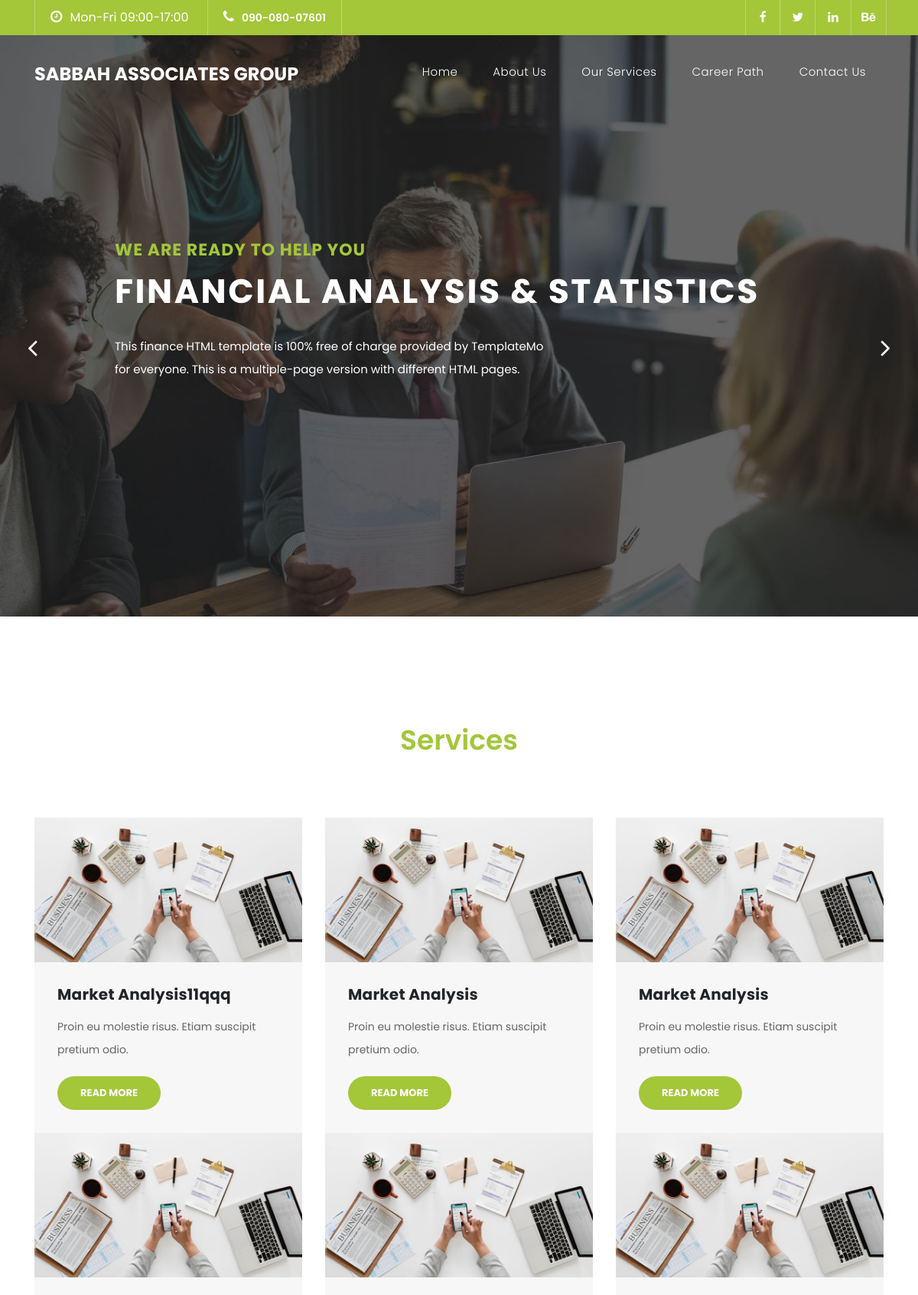
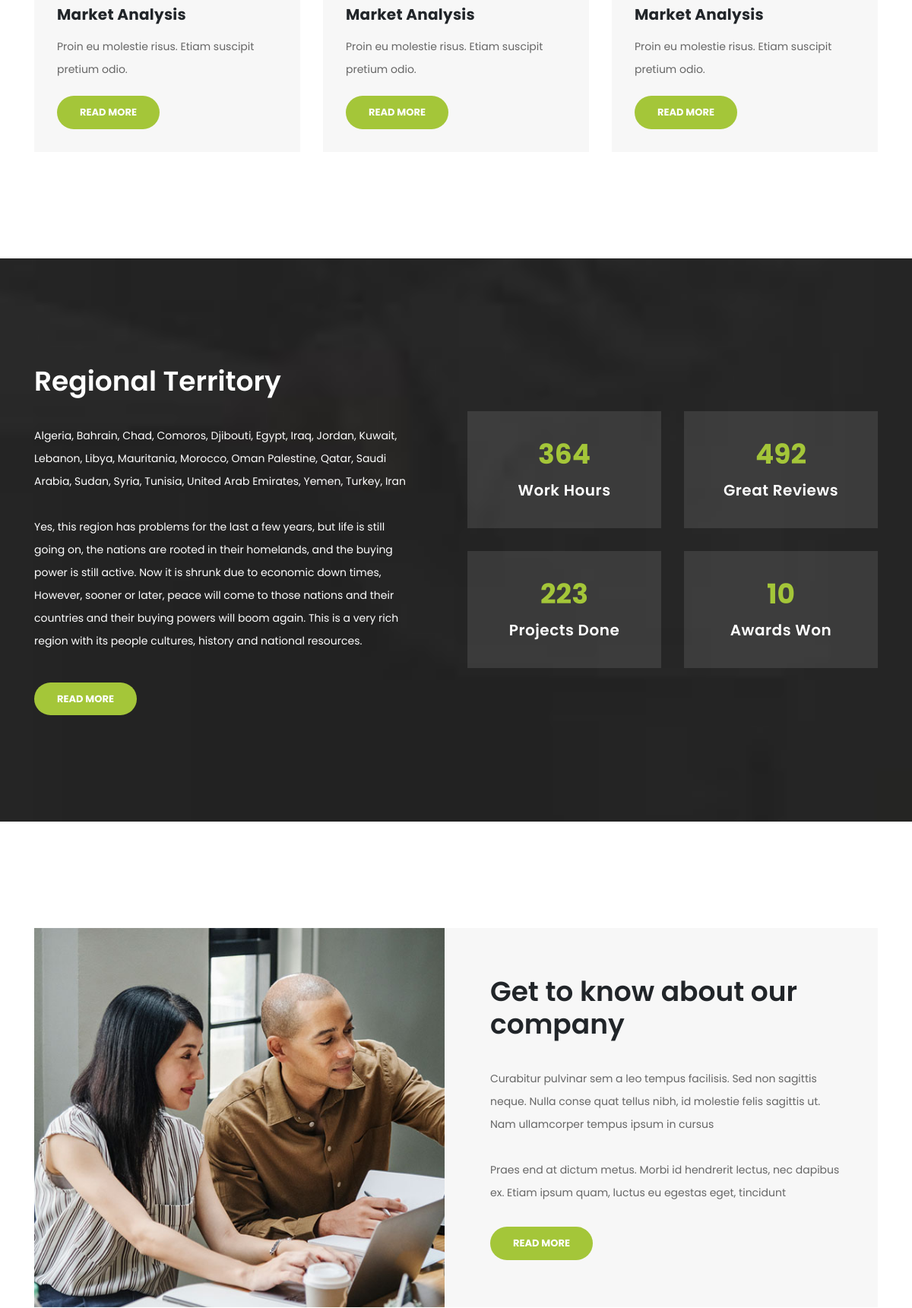
The page / (upper part) on the database its author committed (2 pictures, top to bottom).
### tables this page shows
CREATE TABLE `contactinfo` (
  `id` int(11) NOT NULL,
  `phone` varchar(255) NOT NULL,
  `email` varchar(255) NOT NULL,
  `whatsapp` varchar(255) NOT NULL,
  `workingHours` varchar(255) NOT NULL,
  `location` text NOT NULL
);

CREATE TABLE `socialmedia` (
  `id` int(11) NOT NULL,
  `link` text NOT NULL,
  `icon` varchar(255) NOT NULL
);

CREATE TABLE `slideshows` (
  `id` int(11) NOT NULL,
  `title` varchar(255) NOT NULL,
  `titleSmall` varchar(255) NOT NULL,
  `description` text NOT NULL,
  `image` text NOT NULL
);

CREATE TABLE `services` (
  `id` int(11) NOT NULL,
  `title` varchar(255) NOT NULL,
  `intro` text NOT NULL,
  `description` text NOT NULL,
  `image` text NOT NULL
);

CREATE TABLE `about` (
  `id` int(11) NOT NULL,
  `title` varchar(255) NOT NULL,
  `desctiption` text NOT NULL,
  `image` text NOT NULL
);

CREATE TABLE `counters` (
  `id` int(11) NOT NULL,
  `title` varchar(255) NOT NULL,
  `counter` int(11) NOT NULL
);

### index.php (the view, shortened to what this page needs)
<?php include "./admin/layout/connect.php";?><!DOCTYPE html>
<html lang="en">
  <head>
    <?php include "./layout/header.php";?>
  </head>
  <body>
  <?php include "./layout/navbar.php";?>
    <div class="main-banner header-text" id="top">
        <div class="Modern-Slider">
          <?php
            $sql="SELECT * FROM `slideshows`;";
            $result=mysqli_query($conn,$sql);
            while($row=mysqli_fetch_assoc($result)){
              echo '
                <div class="item item-1">
                  <div class="img-fill" style="background-image: url('.$row['image'].');">
                    <div class="text-content">
                      <h6>'.$row['titleSmall'].'</h6>
                      <h4>'.$row['title'].'</h4>
                      <p>'.nl2br($row['description']).'</p>
                    </div>
                  </div>
                </div>
              ';
            }
          ?>
        </div>
    </div>
    <div class="services">
      <div class="container">
        <div class="row">
          <div class="col-md-12">
            <div class="section-heading">
              <h2><em>Services</em></h2>
            </div>
          </div>
          <?php
            $sql="SELECT * FROM `services`;";
            $result=mysqli_query($conn,$sql);
            while($row=mysqli_fetch_assoc($result)){
              echo '
                <div class="col-md-4">
                  <div class="service-item">
                    <img src="'.$row['image'].'" alt="">
                    <div class="down-content">
                      <h4>'.$row['title'].'</h4>
                      <p>'.$row['intro'].'</p>
                      <a href="services.php" class="filled-button">Read More</a>
                    </div>
                  </div>
                </div>
              ';
            }
          ?>
        </div>
      </div>
    </div>
    <div class="fun-facts">
      <div class="container">
        <div class="row">
          <div class="col-md-6">
            <div class="left-content">
            <?php
              $sql="SELECT * FROM `about` WHERE `id`=2;";
              $result=mysqli_query($conn,$sql);
              while($row=mysqli_fetch_assoc($result)){
                echo '
                  <h2>'.$row['title'].'</h2>
                  <p>'.nl2br($row['desctiption']).'</p>
                  <a href="about.php" class="filled-button">Read More</a>
                ';
              }
            ?>
            </div>
          </div>
          <div class="col-md-6 align-self-center">
            <div class="row">
              <?php
                $sql="SELECT * FROM `counters`;";
                $result=mysqli_query($conn,$sql);
                while($row=mysqli_fetch_assoc($result)){
                  echo '
                    <div class="col-md-6">
                      <div class="count-area-content">
                        <div class="count-digit">'.$row['counter'].'</div>
                        <div class="count-title">'.$row['title'].'</div>
                      </div>
                    </div>
                  ';
                }
              ?>
            </div>
          </div>
        </div>
      </div>
    </div>
    <div class="more-info">
      <div class="container">
        <div class="row">
          <div class="col-md-12">
            <div class="more-info-content">
              <div class="row">
                <?php
                  $sql="SELECT * FROM `about` WHERE `id`=3;";
                  $result=mysqli_query($conn,$sql);
                  while($row=mysqli_fetch_assoc($result)){
                    echo '
                      <div class="col-md-6">
                        <div class="left-image">
                          <img src="'.$row['image'].'" alt="">
                        </div>
                      </div>
                      <div class="col-md-6 align-self-center">
                        <div class="right-content">
                          <h2>'.$row['title'].'</h2>
                          <p>'.nl2br($row['desctiption']).'</p>
                          <a href="about.php" class="filled-button">Read More</a>
                        </div>
                      </div>
                    ';
                  }
                ?>
              </div>
            </div>
          </div>
        </div>
      </div>
    </div>
  </body>
</html>

### layout/navbar.php (shortened to what this page needs)
<div class="sub-header">
  <div class="container">
    <div class="row">
      <div class="col-md-8 col-xs-12">
        <ul class="left-info">
        <?php
            $sql="SELECT * FROM `contactinfo` WHERE `id`=1;";
            $result=mysqli_query($conn,$sql);
            while($row=mysqli_fetch_assoc($result)){
                echo '
                    <li class="text-white"><i class="fa fa-clock-o"></i>'.$row['workingHours'].'</li>
                    <li><a href="tel:'.$row['phone'].'" target="_blank"><i class="fa fa-phone"></i>'.$row['phone'].'</a></li>
                ';
            }
        ?>
        </ul>
      </div>
      <div class="col-md-4">
        <ul class="right-icons">
            <?php
                $sql="SELECT * FROM `socialmedia`;";
                $result=mysqli_query($conn,$sql);
                while($row=mysqli_fetch_assoc($result)){
                    echo '
                        <li><a href="'.$row['link'].'" target="_blank"><i class="fa '.$row['icon'].'"></i></a></li>
                    ';
                }
            ?>
        </ul>
      </div>
    </div>
  </div>
</div>
<header class="">
  <nav class="navbar navbar-expand-lg">
    <div class="container">
      <a class="navbar-brand" href="index.php"><h2>Sabbah Associates Group</h2></a>
      <div class="collapse navbar-collapse" id="navbarResponsive">
        <ul class="navbar-nav ml-auto">
          <li class="nav-item">
            <a class="nav-link" href="index.php">Home</a>
          </li>
          <li class="nav-item">
            <a class="nav-link" href="about.php">About Us</a>
          </li>
          <li class="nav-item">
            <a class="nav-link" href="services.php">Our Services</a>
          </li>
          <li class="nav-item">
            <a class="nav-link" href="career.php">Career Path</a>
          </li>
          <li class="nav-item">
            <a class="nav-link" href="contact.php">Contact Us</a>
          </li>
        </ul>
      </div>
    </div>
  </nav>
</header>

### rows shown on the page
contactinfo: workingHours "Mon-Fri 09:00-17:00", phone "090-080-07601"
slideshows: image (picture), titleSmall "WE ARE READY TO HELP YOU", title "FINANCIAL ANALYSIS & STATISTICS", description "This finance HTML template is 100% free of charge provided by TemplateMo for everyone. This is a multiple-page version with different HTML pages."
services: image (picture), title "Market Analysis11qqq", intro "Proin eu molestie risus. Etiam suscipit pretium odio."
services: image (picture), title "Market Analysis", intro "Proin eu molestie risus. Etiam suscipit pretium odio."
services: image (picture), title "Market Analysis", intro "Proin eu molestie risus. Etiam suscipit pretium odio."
services: image (picture), title "Market Analysis", intro "Proin eu molestie risus. Etiam suscipit pretium odio."
services: image (picture), title "Market Analysis", intro "Proin eu molestie risus. Etiam suscipit pretium odio."
services: image (picture), title "Market Analysis", intro "Proin eu molestie risus. Etiam suscipit pretium odio."
about: title "Regional Territory", desctiption "Algeria, Bahrain, Chad, Comoros, Djibouti, Egypt, Iraq, Jordan, Kuwait, Lebanon, Libya, Mauritania, Morocco, Oman Palestine, Qatar, Saudi Arabia, Sudan, Syria, Tunisia, United Arab Emirates, Yemen, Turkey, Iran Yes, this region has problems for the last a few years, but life is still going on, the nations are rooted in their homelands, and the buying power is still active. Now it is shrunk due to economic down times, However, sooner or later, peace will come to those nations and their countries and their buying powers will boom again. This is a very rich region with its people cultures, history and national resources."
counters: counter "364", title "Work Hours"
counters: counter "492", title "Great Reviews"
counters: counter "223", title "Projects Done"
counters: counter "10", title "Awards Won"
about: image (picture), title "Get to know about our company", desctiption "Curabitur pulvinar sem a leo tempus facilisis. Sed non sagittis neque. Nulla conse quat tellus nibh, id molestie felis sagittis ut. Nam ullamcorper tempus ipsum in cursus Praes end at dictum metus. Morbi id hendrerit lectus, nec dapibus ex. Etiam ipsum quam, luctus eu egestas eget, tincidunt"
